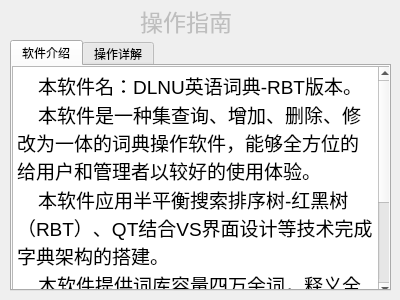
<?xml version="1.0" encoding="UTF-8"?>
<ui version="4.0">
 <class>help</class>
 <widget class="QWidget" name="help">
  <property name="geometry">
   <rect>
    <x>0</x>
    <y>0</y>
    <width>400</width>
    <height>300</height>
   </rect>
  </property>
  <property name="windowTitle">
   <string>Form</string>
  </property>
  <widget class="QLabel" name="label">
   <property name="enabled">
    <bool>false</bool>
   </property>
   <property name="geometry">
    <rect>
     <x>140</x>
     <y>0</y>
     <width>111</width>
     <height>41</height>
    </rect>
   </property>
   <property name="font">
    <font>
     <pointsize>17</pointsize>
    </font>
   </property>
   <property name="text">
    <string>操作指南</string>
   </property>
  </widget>
  <widget class="QTabWidget" name="tabWidget">
   <property name="geometry">
    <rect>
     <x>10</x>
     <y>40</y>
     <width>381</width>
     <height>251</height>
    </rect>
   </property>
   <property name="currentIndex">
    <number>0</number>
   </property>
   <widget class="QWidget" name="tab">
    <attribute name="title">
     <string>软件介绍</string>
    </attribute>
    <widget class="QTextBrowser" name="textBrowser">
     <property name="geometry">
      <rect>
       <x>0</x>
       <y>0</y>
       <width>381</width>
       <height>231</height>
      </rect>
     </property>
     <property name="html">
      <string>&lt;!DOCTYPE HTML PUBLIC &quot;-//W3C//DTD HTML 4.0//EN&quot; &quot;http://www.w3.org/TR/REC-html40/strict.dtd&quot;&gt;
&lt;html&gt;&lt;head&gt;&lt;meta name=&quot;qrichtext&quot; content=&quot;1&quot; /&gt;&lt;style type=&quot;text/css&quot;&gt;
p, li { white-space: pre-wrap; }
&lt;/style&gt;&lt;/head&gt;&lt;body style=&quot; font-family:'SimSun'; font-size:11.25pt; font-weight:400; font-style:normal;&quot;&gt;
&lt;p style=&quot; margin-top:0px; margin-bottom:0px; margin-left:0px; margin-right:0px; -qt-block-indent:0; text-indent:0px;&quot;&gt;&lt;span style=&quot; font-size:14pt;&quot;&gt;    本软件名：DLNU英语词典-RBT版本。&lt;/span&gt;&lt;/p&gt;
&lt;p style=&quot; margin-top:0px; margin-bottom:0px; margin-left:0px; margin-right:0px; -qt-block-indent:0; text-indent:0px;&quot;&gt;&lt;span style=&quot; font-size:14pt;&quot;&gt;    本软件是一种集查询、增加、删除、修改为一体的词典操作软件，能够全方位的给用户和管理者以较好的使用体验。&lt;/span&gt;&lt;/p&gt;
&lt;p style=&quot; margin-top:0px; margin-bottom:0px; margin-left:0px; margin-right:0px; -qt-block-indent:0; text-indent:0px;&quot;&gt;&lt;span style=&quot; font-size:14pt;&quot;&gt;    本软件应用半平衡搜索排序树-红黑树（RBT）、QT结合VS界面设计等技术完成字典架构的搭建。&lt;/span&gt;&lt;/p&gt;
&lt;p style=&quot; margin-top:0px; margin-bottom:0px; margin-left:0px; margin-right:0px; -qt-block-indent:0; text-indent:0px;&quot;&gt;&lt;span style=&quot; font-size:14pt;&quot;&gt;    本软件提供词库容量四万余词，释义全面，可供扩充；囊括经济、生活、科技、艺术等多领域专业词汇，适用于学生、小型公司日常使用。&lt;/span&gt;&lt;/p&gt;
&lt;p style=&quot; margin-top:0px; margin-bottom:0px; margin-left:0px; margin-right:0px; -qt-block-indent:0; text-indent:0px;&quot;&gt;&lt;span style=&quot; font-size:14pt;&quot;&gt;    软件研发人：Defalt&lt;/span&gt;&lt;/p&gt;
&lt;p style=&quot; margin-top:0px; margin-bottom:0px; margin-left:0px; margin-right:0px; -qt-block-indent:0; text-indent:0px;&quot;&gt;&lt;span style=&quot; font-size:14pt;&quot;&gt;    软件研发日期：2021/12/14&lt;/span&gt;&lt;/p&gt;&lt;/body&gt;&lt;/html&gt;</string>
     </property>
    </widget>
    <widget class="QPushButton" name="pushButton">
     <property name="geometry">
      <rect>
       <x>0</x>
       <y>10</y>
       <width>75</width>
       <height>23</height>
      </rect>
     </property>
     <property name="text">
      <string>PushButton</string>
     </property>
    </widget>
    <zorder>pushButton</zorder>
    <zorder>textBrowser</zorder>
   </widget>
   <widget class="QWidget" name="tab_2">
    <attribute name="title">
     <string>操作详解</string>
    </attribute>
    <widget class="QTextBrowser" name="textBrowser_2">
     <property name="geometry">
      <rect>
       <x>0</x>
       <y>0</y>
       <width>381</width>
       <height>231</height>
      </rect>
     </property>
     <property name="html">
      <string>&lt;!DOCTYPE HTML PUBLIC &quot;-//W3C//DTD HTML 4.0//EN&quot; &quot;http://www.w3.org/TR/REC-html40/strict.dtd&quot;&gt;
&lt;html&gt;&lt;head&gt;&lt;meta name=&quot;qrichtext&quot; content=&quot;1&quot; /&gt;&lt;style type=&quot;text/css&quot;&gt;
p, li { white-space: pre-wrap; }
&lt;/style&gt;&lt;/head&gt;&lt;body style=&quot; font-family:'SimSun'; font-size:11.25pt; font-weight:400; font-style:normal;&quot;&gt;
&lt;p style=&quot; margin-top:0px; margin-bottom:0px; margin-left:0px; margin-right:0px; -qt-block-indent:0; text-indent:0px;&quot;&gt;&lt;span style=&quot; font-size:12pt;&quot;&gt;----------------------------------&lt;/span&gt;&lt;/p&gt;
&lt;p style=&quot; margin-top:0px; margin-bottom:0px; margin-left:0px; margin-right:0px; -qt-block-indent:0; text-indent:0px;&quot;&gt;&lt;span style=&quot; font-size:12pt;&quot;&gt;   下述介绍可能存在疏漏，若您使用时遇到任何疑惑而指南中无相关信息，希望您能给予谅解和支持，联系作者。&lt;/span&gt;&lt;/p&gt;
&lt;p style=&quot; margin-top:0px; margin-bottom:0px; margin-left:0px; margin-right:0px; -qt-block-indent:0; text-indent:0px;&quot;&gt;&lt;span style=&quot; font-size:12pt;&quot;&gt;----------------------------------&lt;/span&gt;&lt;/p&gt;
&lt;p style=&quot; margin-top:0px; margin-bottom:0px; margin-left:0px; margin-right:0px; -qt-block-indent:0; text-indent:0px;&quot;&gt;&lt;span style=&quot; font-size:12pt;&quot;&gt;   本软件致力于投入日常生活使用，故对使用者进行了分类（1.用户，2.管理者），下分身份进行操作详解：&lt;/span&gt;&lt;/p&gt;
&lt;p style=&quot; margin-top:0px; margin-bottom:0px; margin-left:0px; margin-right:0px; -qt-block-indent:0; text-indent:0px;&quot;&gt;&lt;span style=&quot; font-size:12pt; font-weight:600; font-style:italic;&quot;&gt;用户：&lt;/span&gt;&lt;/p&gt;
&lt;p style=&quot; margin-top:0px; margin-bottom:0px; margin-left:0px; margin-right:0px; -qt-block-indent:0; text-indent:0px;&quot;&gt;&lt;span style=&quot; font-size:12pt; font-weight:600; font-style:italic;&quot;&gt;  &lt;/span&gt;&lt;span style=&quot; font-size:12pt;&quot;&gt;受限于能力，版本1.0.0只提供给用户简单的翻译操作，且只能翻译基本单词（短语、句子、短文等翻译需求会在后续版本中更新，敬请期待...）。&lt;/span&gt;&lt;/p&gt;
&lt;p style=&quot; margin-top:0px; margin-bottom:0px; margin-left:0px; margin-right:0px; -qt-block-indent:0; text-indent:0px;&quot;&gt;&lt;span style=&quot; font-size:12pt;&quot;&gt;   对于翻译功能：用户在进入软件后，在指定位置输入想要查找的单词，以鼠标左键单击查询按钮或按下“Enter”键进行查询。用户只得在界面输入英文，且未输入情况下不能查询。&lt;/span&gt;&lt;/p&gt;
&lt;p style=&quot; margin-top:0px; margin-bottom:0px; margin-left:0px; margin-right:0px; -qt-block-indent:0; text-indent:0px;&quot;&gt;&lt;span style=&quot; font-size:12pt;&quot;&gt;   如您遇到了查询未果的情况，我们感到十分抱歉，系统会及时提交你的请求，在七个工作日内，管理人员会核实您的请求。若属实，会立刻将该单词及其标准释义添加进词库。&lt;/span&gt;&lt;/p&gt;
&lt;p style=&quot; margin-top:0px; margin-bottom:0px; margin-left:0px; margin-right:0px; -qt-block-indent:0; text-indent:0px;&quot;&gt;&lt;span style=&quot; font-size:12pt;&quot;&gt;   对于其他的功能：&lt;/span&gt;&lt;/p&gt;
&lt;p style=&quot; margin-top:0px; margin-bottom:0px; margin-left:0px; margin-right:0px; -qt-block-indent:0; text-indent:0px;&quot;&gt;&lt;span style=&quot; font-size:12pt;&quot;&gt;   菜单项：1.文件和操作两项不能对您开放，这涉及到软件底层资源的更改，请理解。&lt;/span&gt;&lt;/p&gt;
&lt;p style=&quot; margin-top:0px; margin-bottom:0px; margin-left:0px; margin-right:0px; -qt-block-indent:0; text-indent:0px;&quot;&gt;&lt;span style=&quot; font-size:12pt;&quot;&gt;   2.帮助（快捷键Alt+H），您可以通过点击或快捷键的方式打开帮助子菜单，通过其中的“操作指南（快捷键F1）”与“关于（快捷键F2）”两个快捷方式来快速的查询软件相关信息。更多的是，你可以通过点击作者联系方式，快速的将内容复制，以便联系作者。&lt;/span&gt;&lt;/p&gt;
&lt;p style=&quot; margin-top:0px; margin-bottom:0px; margin-left:0px; margin-right:0px; -qt-block-indent:0; text-indent:0px;&quot;&gt;&lt;span style=&quot; font-size:12pt;&quot;&gt;   以上是本软件1.0.0版本所提供给用户的全部体验功能，后续版本会更新更多的功能，敬请期待。感谢您的支持和阅读！&lt;/span&gt;&lt;/p&gt;
&lt;p style=&quot;-qt-paragraph-type:empty; margin-top:0px; margin-bottom:0px; margin-left:0px; margin-right:0px; -qt-block-indent:0; text-indent:0px; font-size:12pt;&quot;&gt;&lt;br /&gt;&lt;/p&gt;
&lt;p style=&quot; margin-top:0px; margin-bottom:0px; margin-left:0px; margin-right:0px; -qt-block-indent:0; text-indent:0px;&quot;&gt;&lt;span style=&quot; font-size:12pt;&quot;&gt;--如果您是管理者，请阅读以下内容--&lt;/span&gt;&lt;/p&gt;
&lt;p style=&quot;-qt-paragraph-type:empty; margin-top:0px; margin-bottom:0px; margin-left:0px; margin-right:0px; -qt-block-indent:0; text-indent:0px; font-size:12pt;&quot;&gt;&lt;br /&gt;&lt;/p&gt;
&lt;p style=&quot; margin-top:0px; margin-bottom:0px; margin-left:0px; margin-right:0px; -qt-block-indent:0; text-indent:0px;&quot;&gt;&lt;span style=&quot; font-size:12pt; font-weight:600; font-style:italic;&quot;&gt;管理者：&lt;/span&gt;&lt;/p&gt;
&lt;p style=&quot; margin-top:0px; margin-bottom:0px; margin-left:0px; margin-right:0px; -qt-block-indent:0; text-indent:0px;&quot;&gt;&lt;span style=&quot; font-size:12pt;&quot;&gt;   1.身份验证&lt;/span&gt;&lt;/p&gt;
&lt;p style=&quot; margin-top:0px; margin-bottom:0px; margin-left:0px; margin-right:0px; -qt-block-indent:0; text-indent:0px;&quot;&gt;&lt;span style=&quot; font-size:12pt;&quot;&gt;   本软件提供身份验证功能，使用者必须通过输入指定用户名和密码验证管理者身份，若&lt;/span&gt;&lt;span style=&quot; font-size:12pt; font-weight:600;&quot;&gt;验证不通过则不可执行管理者功能&lt;/span&gt;&lt;span style=&quot; font-size:12pt;&quot;&gt;。以此维护词库安全。管理者身份验证系统信息请咨询作者，联系方式：QQ：844191153。&lt;/span&gt;&lt;/p&gt;
&lt;p style=&quot; margin-top:0px; margin-bottom:0px; margin-left:0px; margin-right:0px; -qt-block-indent:0; text-indent:0px;&quot;&gt;&lt;span style=&quot; font-size:12pt;&quot;&gt;   2.插入单词&lt;/span&gt;&lt;/p&gt;
&lt;p style=&quot; margin-top:0px; margin-bottom:0px; margin-left:0px; margin-right:0px; -qt-block-indent:0; text-indent:0px;&quot;&gt;&lt;span style=&quot; font-size:12pt;&quot;&gt;   插入单词功能仅提供给管理者。插入单词功能需要提供完整的单词、词性、释义。若不能提供，则不能插入。确认信息后，可&lt;/span&gt;&lt;span style=&quot; font-size:12pt; font-weight:600;&quot;&gt;通过点击“确认”按钮会敲击“Enter”键&lt;/span&gt;&lt;span style=&quot; font-size:12pt;&quot;&gt;，系统会检查词库，若已有重复，会提示。若无,则会执行插入操作。&lt;/span&gt;&lt;/p&gt;
&lt;p style=&quot; margin-top:0px; margin-bottom:0px; margin-left:0px; margin-right:0px; -qt-block-indent:0; text-indent:0px;&quot;&gt;&lt;span style=&quot; font-size:12pt;&quot;&gt;   界面提供的取消按钮可关闭当前页面，&lt;/span&gt;&lt;span style=&quot; font-size:12pt; font-weight:600;&quot;&gt;通过单击“取消”按钮或敲击“Esc”键&lt;/span&gt;&lt;span style=&quot; font-size:12pt;&quot;&gt;，可关闭。&lt;/span&gt;&lt;/p&gt;
&lt;p style=&quot; margin-top:0px; margin-bottom:0px; margin-left:0px; margin-right:0px; -qt-block-indent:0; text-indent:0px;&quot;&gt;&lt;span style=&quot; font-size:12pt;&quot;&gt;   3.删除单词&lt;/span&gt;&lt;/p&gt;
&lt;p style=&quot; margin-top:0px; margin-bottom:0px; margin-left:0px; margin-right:0px; -qt-block-indent:0; text-indent:0px;&quot;&gt;&lt;span style=&quot; font-size:12pt;&quot;&gt;   删除单词功能需要管理者提供单词，确认信息后，通过单击“确认”按钮或敲击“Enter”键，系统会检查词库，若存在单词，会执行删除操作。若无,则会提示。&lt;/span&gt;&lt;/p&gt;
&lt;p style=&quot; margin-top:0px; margin-bottom:0px; margin-left:0px; margin-right:0px; -qt-block-indent:0; text-indent:0px;&quot;&gt;&lt;span style=&quot; font-size:12pt;&quot;&gt;   界面提供的取消按钮可关闭当前页面，&lt;/span&gt;&lt;span style=&quot; font-size:12pt; font-weight:600;&quot;&gt;通过单击“取消”按钮或敲击“Esc”键&lt;/span&gt;&lt;span style=&quot; font-size:12pt;&quot;&gt;，可关闭。&lt;/span&gt;&lt;/p&gt;
&lt;p style=&quot; margin-top:0px; margin-bottom:0px; margin-left:0px; margin-right:0px; -qt-block-indent:0; text-indent:0px;&quot;&gt;&lt;span style=&quot; font-size:12pt;&quot;&gt;   4.更改单词&lt;/span&gt;&lt;/p&gt;
&lt;p style=&quot; margin-top:0px; margin-bottom:0px; margin-left:0px; margin-right:0px; -qt-block-indent:0; text-indent:0px;&quot;&gt;&lt;span style=&quot; font-size:12pt;&quot;&gt;   更该单词功能需要管理者提供相应信息。进入界面后需首先选择需求（更该单词、更改释义、添加释义）。选择对应需求后，除次功能之外的信息填充框会禁止编辑。若想重置，可&lt;/span&gt;&lt;span style=&quot; font-size:12pt; font-weight:600;&quot;&gt;点击页面提供的“重置”按钮&lt;/span&gt;&lt;span style=&quot; font-size:12pt;&quot;&gt;进行重置页面信息。&lt;/span&gt;&lt;/p&gt;
&lt;p style=&quot; margin-top:0px; margin-bottom:0px; margin-left:0px; margin-right:0px; -qt-block-indent:0; text-indent:0px;&quot;&gt;&lt;span style=&quot; font-size:12pt;&quot;&gt;   确认信息后，&lt;/span&gt;&lt;span style=&quot; font-size:12pt; font-weight:600;&quot;&gt;通过单击“确认”按钮或敲击“Enter”键&lt;/span&gt;&lt;span style=&quot; font-size:12pt;&quot;&gt;，系统会检查词库，若存在会执行操作；否则，弹出提示。&lt;/span&gt;&lt;/p&gt;
&lt;p style=&quot; margin-top:0px; margin-bottom:0px; margin-left:0px; margin-right:0px; -qt-block-indent:0; text-indent:0px;&quot;&gt;&lt;span style=&quot; font-size:12pt;&quot;&gt;   界面提供的取消按钮可关闭当前页面，&lt;/span&gt;&lt;span style=&quot; font-size:12pt; font-weight:600;&quot;&gt;通过单击“取消”按钮或敲击“Esc”键&lt;/span&gt;&lt;span style=&quot; font-size:12pt;&quot;&gt;，可关闭。&lt;/span&gt;&lt;/p&gt;&lt;/body&gt;&lt;/html&gt;</string>
     </property>
    </widget>
   </widget>
  </widget>
 </widget>
 <resources/>
 <connections/>
</ui>
